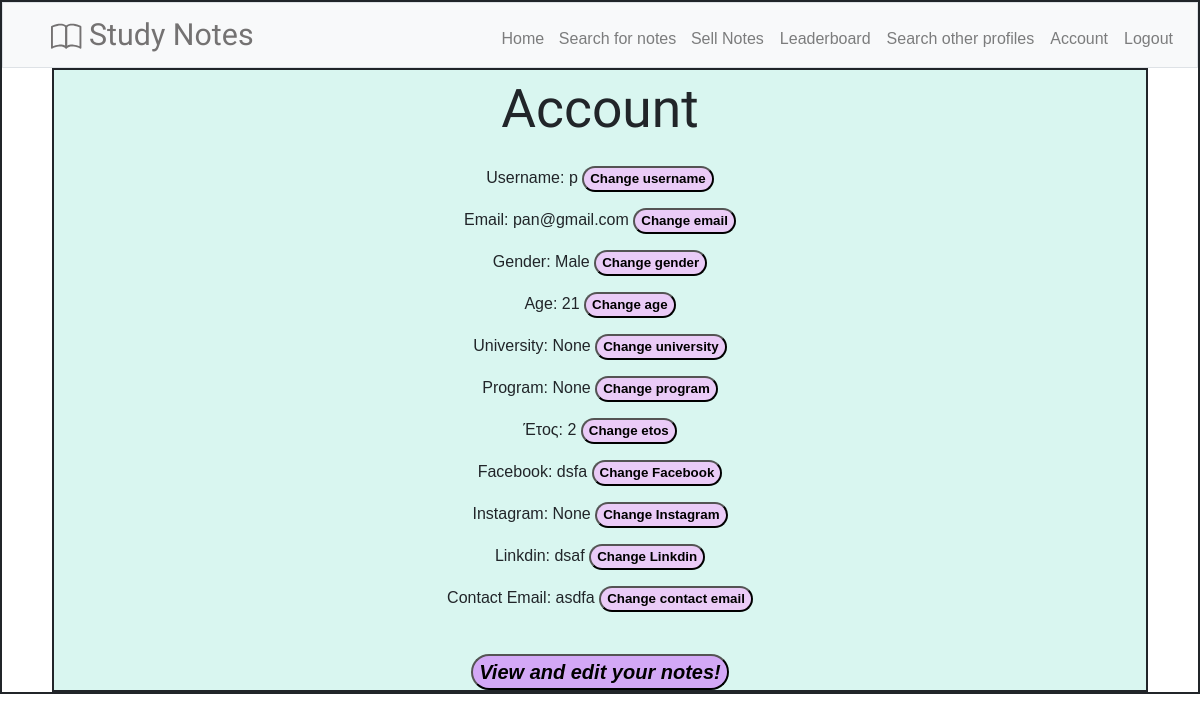
/account (signed in), run on the app's committed database.
### tables this page shows
CREATE TABLE users (user_id INTEGER NOT NULL PRIMARY KEY AUTOINCREMENT, username VARCHAR, email VARCHAR NOT NULL, password VARCHAR NOT NULL);

CREATE TABLE "user_info" (
	"user_id"	INTEGER NOT NULL,
	"gender"	INTEGER,
	"age"	INTEGER,
	"university"	VARCHAR,
	"program"	VARCHAR,
	"facebook"	VARCHAR,
	"instagram"	VARCHAR,
	"linkdin"	VARCHAR,
	"etos"	INTEGER,
	"contact_email"	TEXT,
	"full_name"	TEXT DEFAULT 'Anonymous',
	PRIMARY KEY("user_id"),
	FOREIGN KEY("user_id") REFERENCES "users"("user_id")
);

### application.py (the view)
@app.route("/account")
@login_required
def account():
    if not g.user:  # If the user is not in session, he needs to login (g.user was the global variable)
        return redirect(url_for('login'))
    global user_info
    user_info = db.execute("SELECT * FROM user_info WHERE user_id=?", (g.user[0],)).fetchone()
    global error_from_other_page
    return render_template('account.html', user_info=user_info, error=error_from_other_page)  # To do: check if i need the above 2 lines. Add an account tab

### application.py (called while the page is built)
@app.before_request  # From: https://www.youtube.com/watch?v=2Zz97NVbH0U&t=492s
def before_request():  # Had to import g from flask. It creates a global variable so I can then reference a users info in other routes
    g.user = None
    if 'user_id' in session:
        user = db.execute("SELECT * FROM users WHERE user_id=:input", {"input": session['user_id']}).fetchone()  #returns a tuple
        g.user = user

### helpers.py (called while the page is built)
def login_required(f):
    @wraps(f)
    def decorated_function(*args, **kwargs):
        if g.user is None:
            return redirect(url_for('login', next=request.url))
        return f(*args, **kwargs)
    return decorated_function

### templates/account.html (shortened to what this page needs)
{% extends "layout.html" %}
{% block main %}
    <body class="account_container">
    <div class="account_container">
        <p class="main_title">Account</p>
        <p>Username: {{ g.user[1] }}
        <button><a href="/edit-user-info/username">Change username</a></button></p>
        <p>Email: {{ g.user[2] }}
        <button><a href="/edit-user-info/email">Change email</a></button></p></p>
        <p>Gender: {{ user_info[1] }}
        <button><a href="/edit-user-info/gender">Change gender</a></button></p>
        <p>Age: {{ user_info[2] }}
        <button><a href="/edit-user-info/age">Change age</a></button></p>
        <p>University: {{ user_info[3] }}
        <button><a href="/edit-user-info/university">Change university</a></button></p>
        <p>Program: {{ user_info[4] }}
        <button><a href="/edit-user-info/program">Change program</a></button></p>
        <p>Έτος: {{ user_info[8] }}
        <button><a href="/edit-user-info/etos">Change etos</a></button></p>
        <p>Facebook: {{ user_info[5] }}
        <button><a href="/edit-user-info/facebook">Change Facebook</a></button></p>
        <p>Instagram: {{ user_info[6] }}
        <button><a href="/edit-user-info/instagram">Change Instagram</a></button></p>
        <p>Linkdin: {{ user_info[7] }}
        <button><a href="/edit-user-info/linkdin">Change Linkdin</a></button></p>
        <p>Contact Email: {{ user_info[9] }}
        <button><a href="/edit-user-info/contact_email">Change contact email</a></button></p>
        <p style="padding-top: 10px;"></p>
        <button class="special_button"><a href="{{ url_for('view_uploads') }}"> View and edit your notes!</a></button>
    </div>
    </body>
{% endblock %}

### static/style.css (style rules this page uses)
.main_title, .index_main_container .main_title, .home_main_container .main_title, .search_main_container .main_title { font-size: 40pt; font-family: 'Bad Script', cursive, Arial, Helvetica, sans-serif; }
.account_container { text-align: center; -webkit-box-pack: center; -ms-flex-pack: center; justify-content: center; -webkit-box-align: center; -ms-flex-align: center; align-items: center; border-style: solid; border-width: 2px; background-color: #d9f6f0; height: auto; font-size: 12pt; font-family: cursive, Arial; }
.account_container button { background-color: #eacbf7; color: white; font-size: 10pt; font-weight: 600; border-radius: 30px 30px 30px 30px; border-color: black; }
.account_container button a { color: black; text-decoration: none; }
.account_container .special_button { font-size: 15pt; font-style: italic; background-color: #d3a8f6; color: white; font-weight: 600; border-radius: 30px 30px 30px 30px; border-color: black; }
.account_container .special_button a { color: black; text-decoration: none; }

### data on the page
users: username "p", email "pan@gmail.com"
user_info: gender "Male", age "21", etos "2", facebook "dsfa", linkdin "dsaf", contact_email "asdfa"

### other printed values
{{ user_info[3] }} "None"
{{ user_info[4] }} "None"
{{ user_info[6] }} "None"
